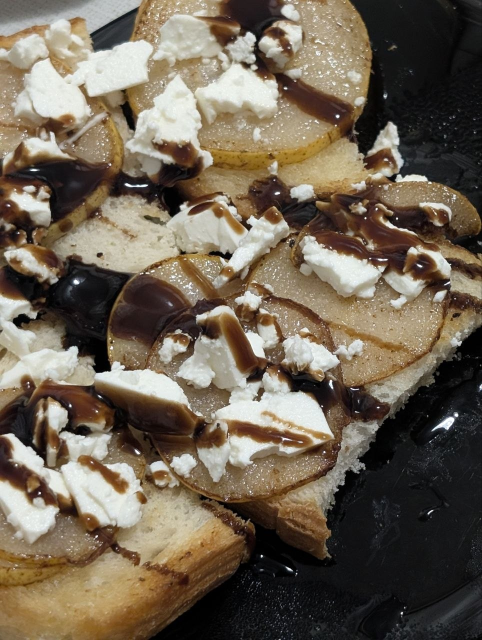
#> input picture photo.jpg, 964 x 1280 px (shown at 1/2 size)
$ python step4.py
#> lines starting #> are read from the running program, lines starting #| are printed output that depends on the picture
import os
import cv2
import numpy as np
import matplotlib.pyplot as plt

img = cv2.imread("photo.jpg")
#> img is the input picture: shape (1280, 964, 3); mean B, G, R 84.3, 100.1, 112

def psnr(a, b):
    # float64, щоб різниця не переповнила uint8
    mse = np.mean((a.astype(np.float64) - b.astype(np.float64)) ** 2)
#> mse = 0
    return float("inf") if mse == 0 else 10 * np.log10(255.0 ** 2 / mse)

rows = []

# PNG (без втрат)
cv2.imwrite("test.png", img)
rows.append(("PNG", os.path.getsize("test.png"), psnr(img, cv2.imread("test.png"))))

# JPEG з різною якістю
for q in (95, 75, 50, 25, 10):
    name = f"test_q{q}.jpg"
    cv2.imwrite(name, img, [cv2.IMWRITE_JPEG_QUALITY, q])
    rows.append((f"JPEG q={q}", os.path.getsize(name), psnr(img, cv2.imread(name))))

# Таблиця
print(f"{'Формат':<12}{'Розмір, КБ':>12}{'PSNR, дБ':>12}")
for n, s, p in rows:
    print(f"{n:<12}{s / 1024:>12.1f}{p:>12.2f}")
#> this loop made 6 passes
#> (n, s, p) on passes 1 to 6: ('PNG', 2049799, inf), ('JPEG q=95', 379266, 51.76), ('JPEG q=75', 202232, 42.31), ('JPEG q=50', 151253, 34.87), ('JPEG q=25', 82199, 31.91), ('JPEG q=10', 46647, 28.2)
#| PNG               2001.8         inf
#| JPEG q=95          370.4       51.76
#| JPEG q=75          197.5       42.31
#| JPEG q=50          147.7       34.87
#| JPEG q=25           80.3       31.91
#| JPEG q=10           45.6       28.20

# Графік PSNR від розміру файлу (PNG має PSNR = ∞, тому його пропускаємо)
pts = [(s / 1024, p, n) for n, s, p in rows if np.isfinite(p)]
#> pts = [(370.4, 51.76, 'JPEG q=95'), (197.5, 42.31, 'JPEG q=75'), (147.7, 34.87, 'JPEG q=50'), (80.27, 31.91, 'JPEG q=25'), (45.55, 28.2, 'JPEG q=10')]
plt.figure(figsize=(6, 4))
plt.plot([a for a, _, _ in pts], [b for _, b, _ in pts], "o-")
for a, b, n in pts:
    plt.annotate(n, (a, b), textcoords="offset points", xytext=(4, 4), fontsize=8)
#> this loop made 5 passes
plt.xlabel("Розмір файлу, КБ")
plt.ylabel("PSNR, дБ")
plt.grid(True)
plt.title("Залежність PSNR від розміру файлу")
plt.tight_layout()
plt.savefig("step4_psnr.png", dpi=150)
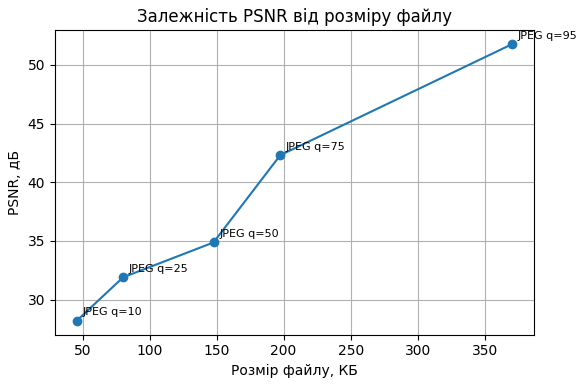
#> figure drawn by matplotlib, 1 panel
plt.show()
